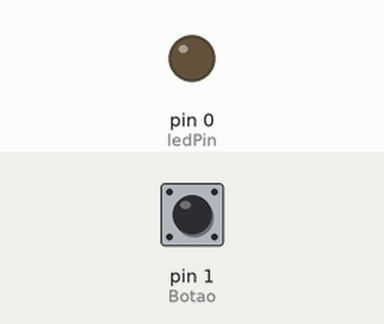
This sketch was run on a simulated Arduino Uno, built with avr-gcc and run on an emulated ATmega328P. Shown: output pins drawn as LEDs (lit = HIGH). The test bench sets the inputs (shaded band); at power-on: pin 1 (Botao) LOW.

Above: at 1.2 s.
1.3 s: pin 1 (Botao) pulled HIGH for 0.15 s
At 1.37 s:
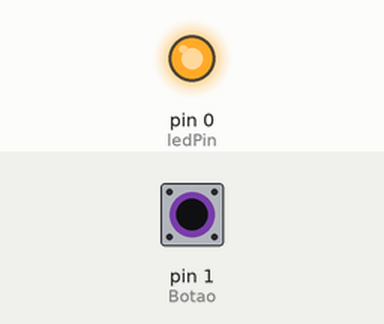
2.9 s: pin 1 (Botao) pulled HIGH for 3.2 s
At 6.6 s:
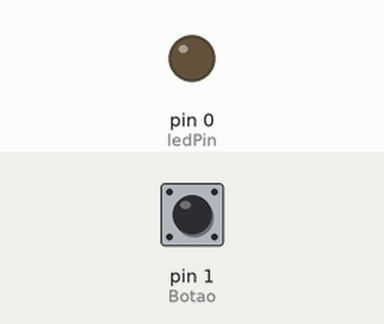
Timing chart, 0 to 8.1 s (numbered marks = the images above; inputs shaded):
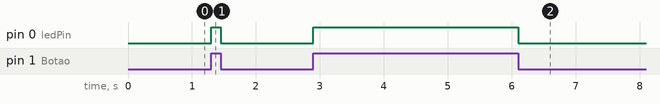

Measured:
- after the input at 1.3 s, pin 0 (ledPin): LOW → HIGH at once, → LOW 0.15 s later
- after the input at 2.9 s, pin 0 (ledPin): LOW → HIGH at once, → LOW 3.2 s later

The sketch:

EX3.2.ino
```cpp
int ledPin = 0;
int Botao = 1;

void setup(){
   pinMode(ledPin, OUTPUT);
   pinMode(Botao, INPUT);

}

void loop(){
  digitalWrite(ledPin, digitalRead(Botao));
}
```
